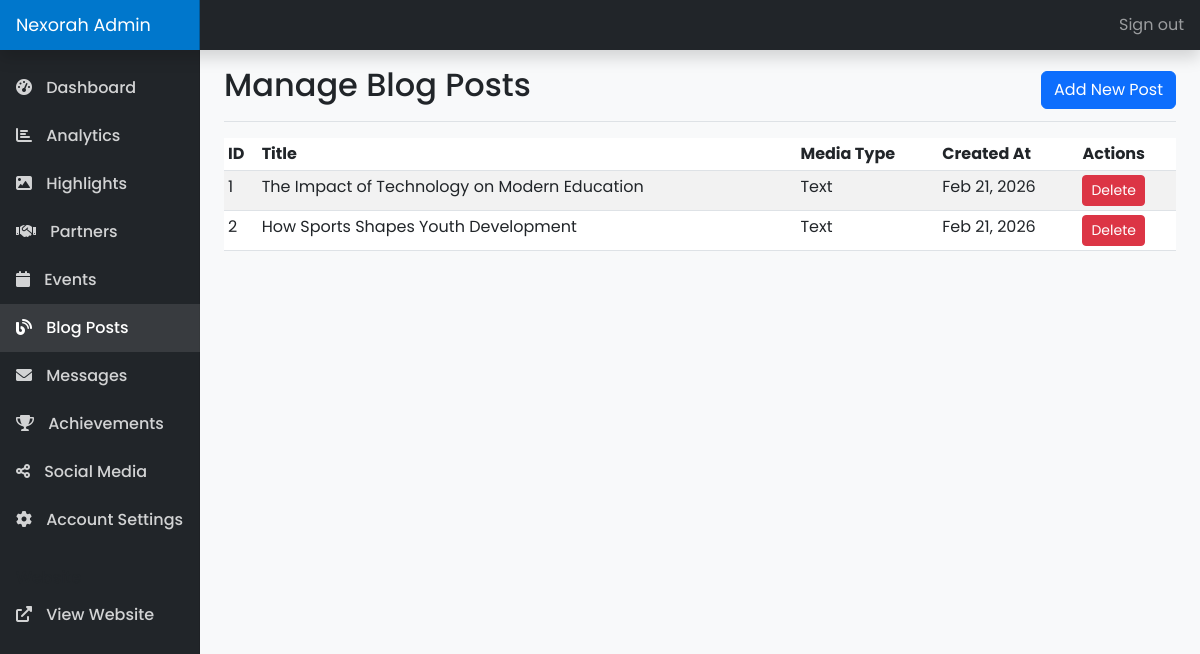
The page /9173182/blog.php (signed in) on the database its author committed.
### tables this page shows
CREATE TABLE IF NOT EXISTS blog_posts (
    id INT AUTO_INCREMENT PRIMARY KEY,
    title VARCHAR(255) NOT NULL,
    content TEXT NOT NULL,
    image_path VARCHAR(255),
    created_at TIMESTAMP DEFAULT CURRENT_TIMESTAMP,
    updated_at TIMESTAMP DEFAULT CURRENT_TIMESTAMP ON UPDATE CURRENT_TIMESTAMP
);

### 9173182/blog.php (the view, shortened to what this page needs)
<?php
require_once '../includes/db.php';
$stmt = $pdo->query("SELECT * FROM blog_posts ORDER BY created_at DESC");
$posts = $stmt->fetchAll();
include 'includes/admin_header.php';
?>
<div class="container-fluid">
    <div class="row">
        <?php include 'includes/admin_sidebar.php'; ?>
        <main class="col-md-9 ms-sm-auto col-lg-10 px-md-4">
            <div class="d-flex justify-content-between flex-wrap flex-md-nowrap align-items-center pt-3 pb-2 mb-3 border-bottom">
                <h1 class="h2">Manage Blog Posts</h1>
                <button type="button" class="btn btn-primary" data-bs-toggle="modal" data-bs-target="#addPostModal">Add New Post</button>
            </div>
            <div class="table-responsive">
                <table class="table table-striped table-sm">
                    <thead>
                        <tr>
                            <th>ID</th>
                            <th>Title</th>
                            <th>Media Type</th>
                            <th>Created At</th>
                            <th>Actions</th>
                        </tr>
                    </thead>
                    <tbody>
                        <?php foreach ($posts as $post): ?>
                        <tr>
                            <td><?php echo $post['id']; ?></td>
                            <td><?php echo $post['title']; ?></td>
                            <td><?php echo isset($post['media_type']) ? ucfirst($post['media_type']) : 'Image'; ?></td>
                            <td><?php echo date('M d, Y', strtotime($post['created_at'])); ?></td>
                            <td>
                                <form method="post" style="display: inline;">
                                    <button type="submit" class="btn btn-sm btn-danger" onclick="return confirm('Are you sure you want to delete this post?');">Delete</button>
                                </form>
                            </td>
                        </tr>
                        <?php endforeach; ?>
                    </tbody>
                </table>
            </div>
        </main>
    </div>
</div>
<?php include 'includes/admin_footer.php'; ?>

### 9173182/includes/admin_header.php (style rules this page uses)
body { font-family: 'Poppins', sans-serif; background-color: #f8f9fa; }

### rows shown on the page
blog_posts: id "1", title "The Impact of Technology on Modern Education", media_type "Text", created_at "Feb 21, 2026"
blog_posts: id "2", title "How Sports Shapes Youth Development", media_type "Text", created_at "Feb 21, 2026"
